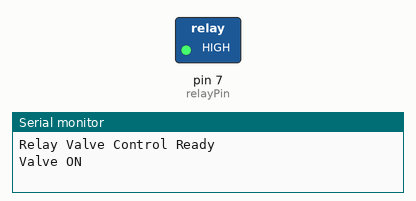
The sketch below on a simulated Arduino Uno, built with avr-gcc and run on an emulated ATmega328P. Parts: switched loads named in the sketch (green lamp = pin HIGH), the last lines printed to the serial monitor.

Above: at 1.0 s.
At 3.0 s:
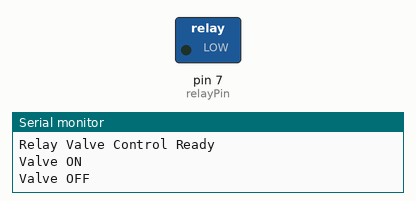
Timing chart, 0 to 5.2 s (numbered marks = the images above):
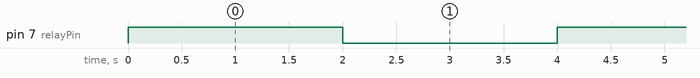

Measured:
- by itself, pin 7 (relayPin): alternates HIGH for 2.0 s and LOW for 2.0 s

The sketch:

relay_valve.ino.ino
```cpp
const int relayPin = 7;

void setup() {
  pinMode(relayPin, OUTPUT);

  digitalWrite(relayPin, LOW);

  Serial.begin(9600);
  Serial.println("Relay Valve Control Ready");
}

void loop() {

  Serial.println("Valve ON");
  digitalWrite(relayPin, HIGH);
  delay(2000);

  Serial.println("Valve OFF");
  digitalWrite(relayPin, LOW);
  delay(2000);
}
```
